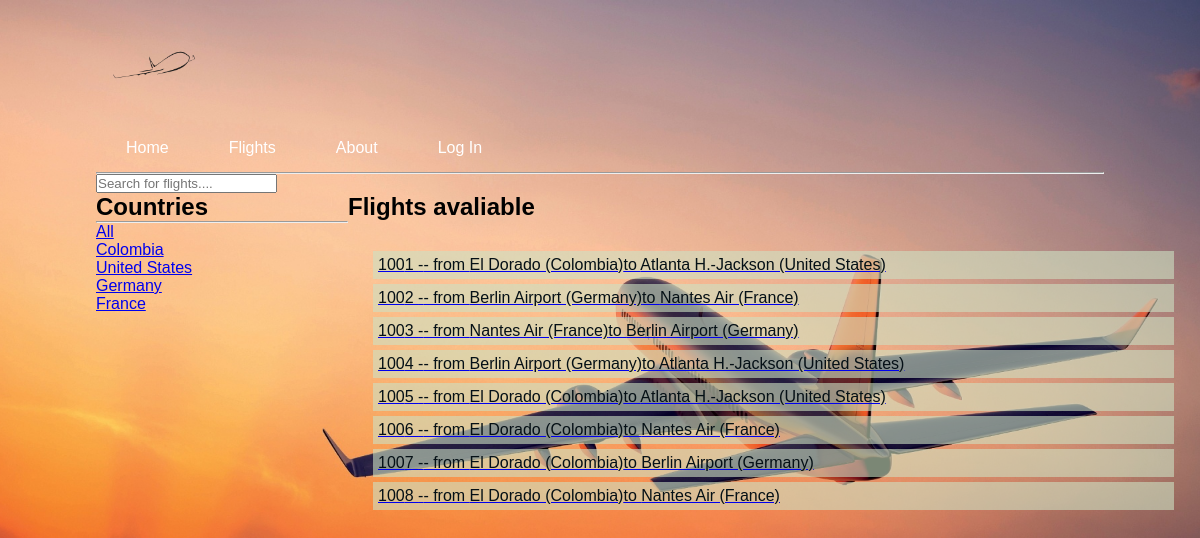
The app's page /flights/ with its own data.
### flights/models.py (models this page shows, shortened)
class Country(models.Model):
    name = models.CharField(max_length=15)
    def __str__(self):
        return f"{self.name}"
    class Meta:
        verbose_name_plural = "Countries"

class Flight(models.Model):
    origin = models.ForeignKey(Airport, on_delete=models.CASCADE, related_name="departures")
    destination = models.ForeignKey(Airport, on_delete=models.CASCADE, related_name="arrivals")
    departure = models.DateTimeField(auto_now=True)  # save it every time, allowing to update the hour.
    arrival = models.DateTimeField(auto_now=True)
    airplane = models.ForeignKey('Airplane', on_delete=models.SET_NULL, null=True, related_name="flights", blank=True)
    passengers = models.ManyToManyField(User, related_name="flights")

class Airport(models.Model):
    name = models.CharField(max_length=55)
    country = models.ForeignKey(Country, on_delete=models.CASCADE, related_name="airports")
    def __str__(self):
        return f"{self.name} ({self.country})"

### flights/views.py (the view)
# urls.py: path('', include('flights.urls'))
def flights(request):
    return render(request, "flights/flights.html", {
        "flights": Flight.objects.all(),
        'countries': Country.objects.all()
    })

### flights/templates/flights/flights.html (shortened to what this page needs)
{% extends 'main.html' %}
{% block content %}
<form action="" method="get">
    <input type="text" name="q" placeholder="Search for flights....">
</form>
<div class="home-container">
    <div>
        <h2>Countries</h2>
        <hr>
        <div>
            <a href="{% url 'home' %}">All</a>
        </div>
        {% for country in countries %}
            <div>
                <a href="{% url 'home' %}?q={{country.name}}">{{country.name}}</a>
            </div>
        {% endfor %}
    </div>
    <div>
        <h2>Flights avaliable</h2>
        <ul class="ulflights">
            {% for flight in flights %}
            <a href="{% url 'flight' flight.id %}">
                <li>
                    <span class="flightid">100{{flight.id}} -</span>
                    <span class="origin">- from {{ flight.origin }} </span>
                    <span class="destiny"> to {{ flight.destination }} </span>
                </li>
            </a>
            {% endfor %}
        </ul>
    </div>
</div>
{% endblock %}

### static/styles/main.css (style rules this page uses)
* { margin: 0; padding: 0; box-sizing: border-box; }
#bg { width: 100%; height: 100vh; background-size: cover; background-position: center; padding: 0 8%; position: relative; }
body { font-family: Arial, Helvetica, sans-serif; margin: 0; }
html { box-sizing: border-box; }
*, *:before, *:after { box-sizing: inherit; }
.ulflights { position: absolute; width: 851px; padding: 25px; box-sizing: border-box; }
.ulflights li { display: flex; background: rgba(189, 129, 32, .1); padding: 5px; color: rgb(5, 16, 22); margin: 5px 0; transition: .5s; }
.ulflights li:nth-child(1) { background: rgba(206, 226, 195, 0.6); }

### flights/templates/flights/flights.html (style rules this page uses)
.home-container { display: grid; grid-template-columns: 1fr 3fr; }

### records on screen
Country: name "Colombia"
Country: name "United States"
Country: name "Germany"
Country: name "France"
Flight: id "1", origin "El Dorado (Colombia)", destination "Atlanta H.-Jackson (United States)"
Flight: id "2", origin "Berlin Airport (Germany)", destination "Nantes Air (France)"
Flight: id "3", origin "Nantes Air (France)", destination "Berlin Airport (Germany)"
Flight: id "4", origin "Berlin Airport (Germany)", destination "Atlanta H.-Jackson (United States)"
Flight: id "5", origin "El Dorado (Colombia)", destination "Atlanta H.-Jackson (United States)"
Flight: id "6", origin "El Dorado (Colombia)", destination "Nantes Air (France)"
Flight: id "7", origin "El Dorado (Colombia)", destination "Berlin Airport (Germany)"
Flight: id "8", origin "El Dorado (Colombia)", destination "Nantes Air (France)"
